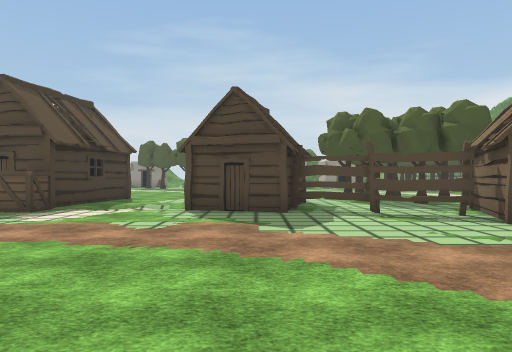
[1] (above)

24 first-person views from a walk through a Unity game level. The camera is 1.5 m above the floor, looks level and sees 70° across. The floor is counted in squares, 2 m on a side. Each view is taken from the middle of a square. On the plan, view 1 faces up. The plan holds only what a view shows up to about 11 squares ahead; the rest is blank. The place goes on beyond the plan. Some animated figures are not drawn. Some surface patterns are stand-ins.

[2]
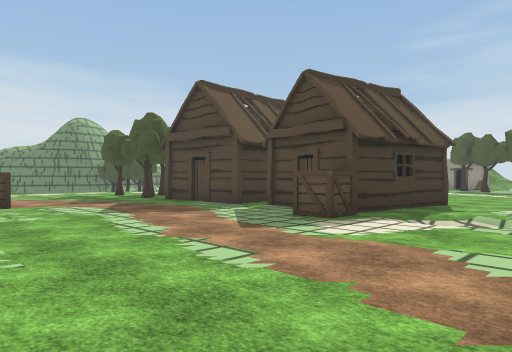

[3]
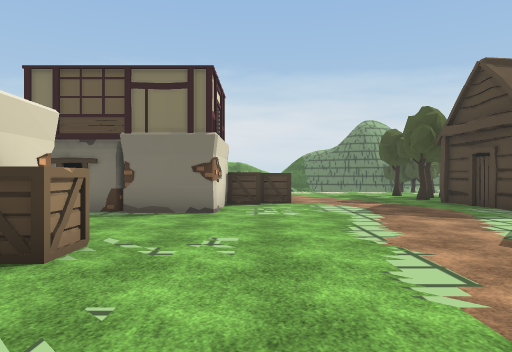

[4]
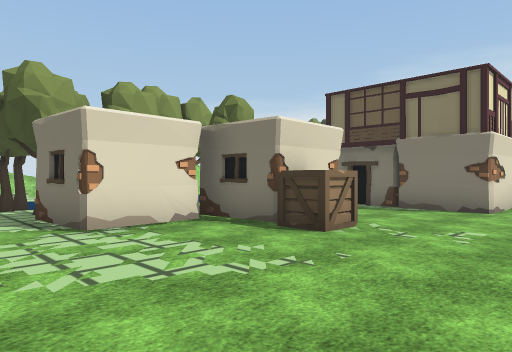

[5]
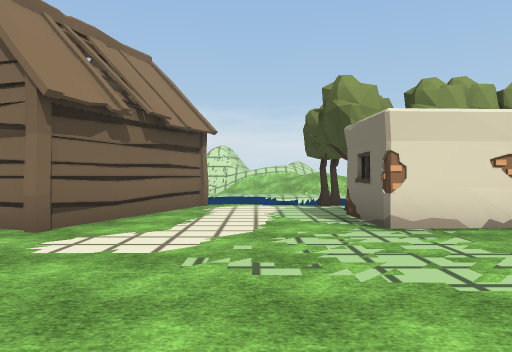

[6]
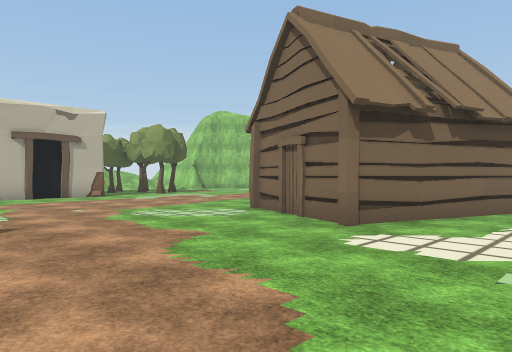

[7]
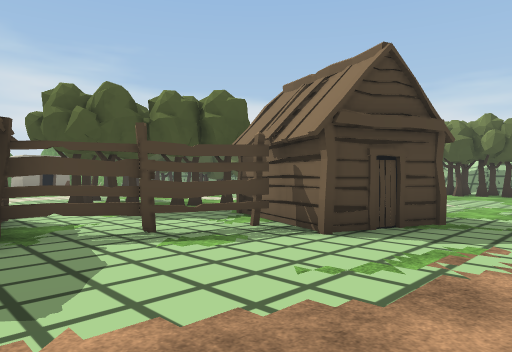

[8]
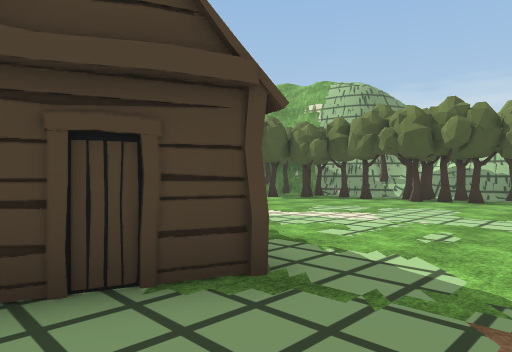

[9]
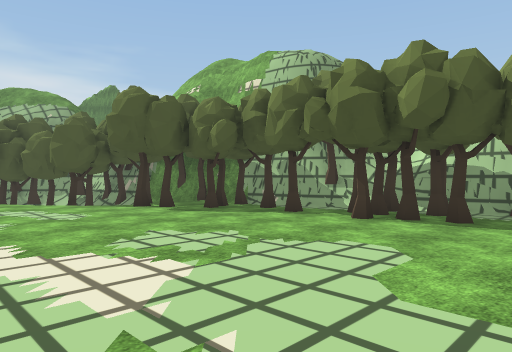

[10]
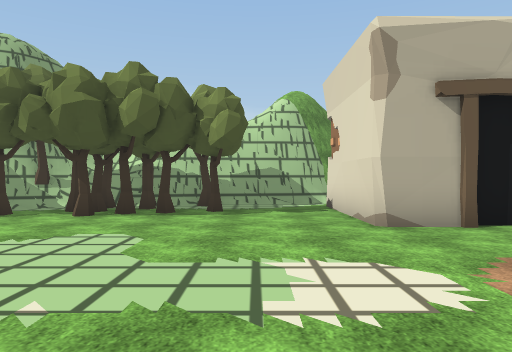

[11]
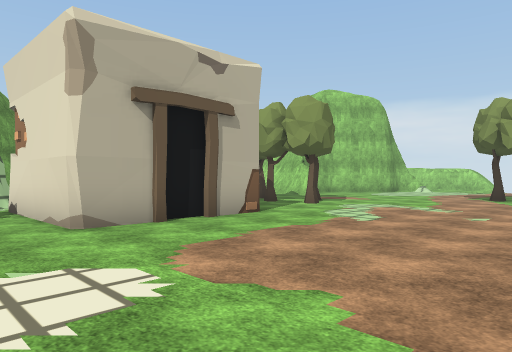

[12]
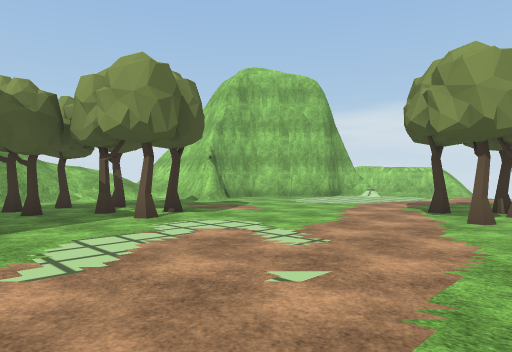

[13]
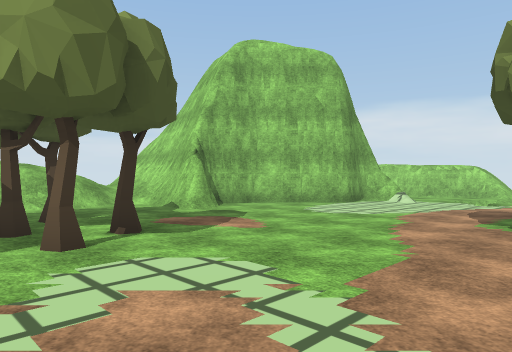

[14]
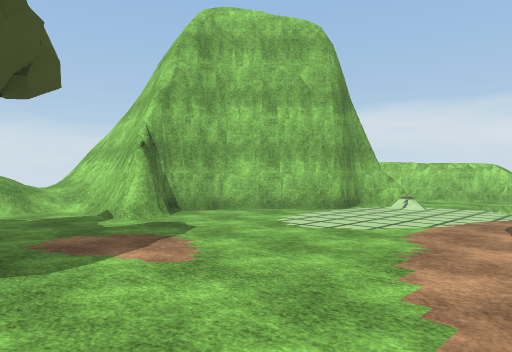

[15]
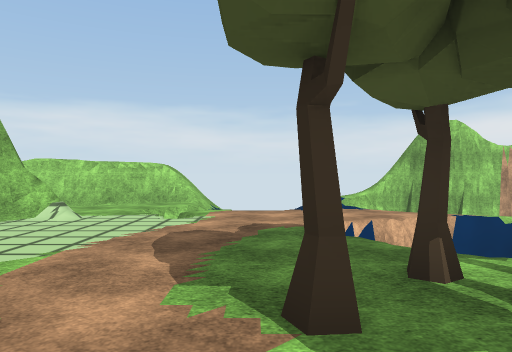

[16]
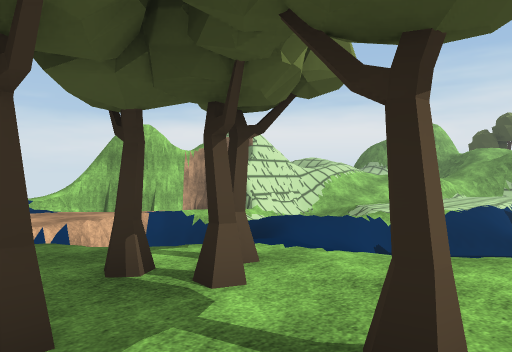

[17]
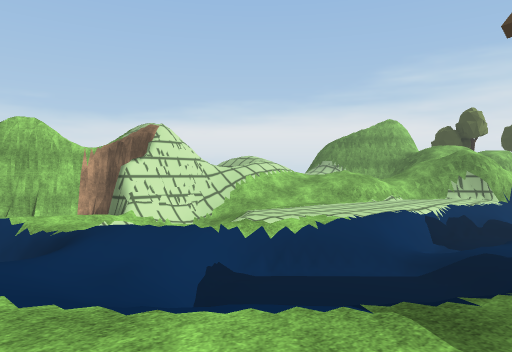

[18]
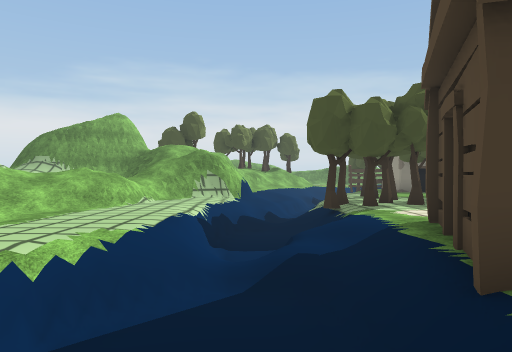

[19]
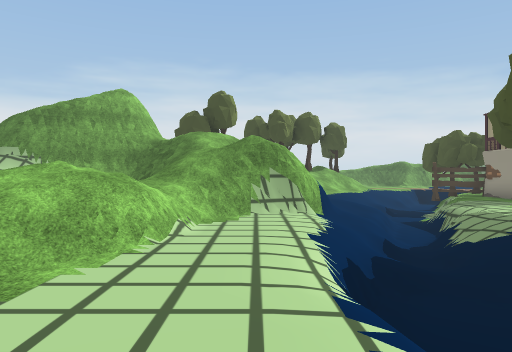

[20]
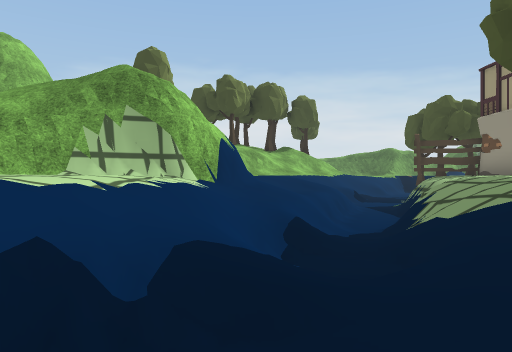

[21]
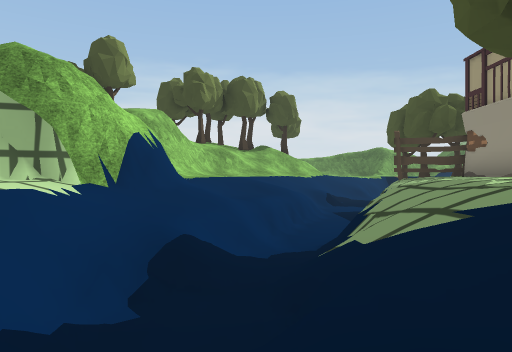

[22]
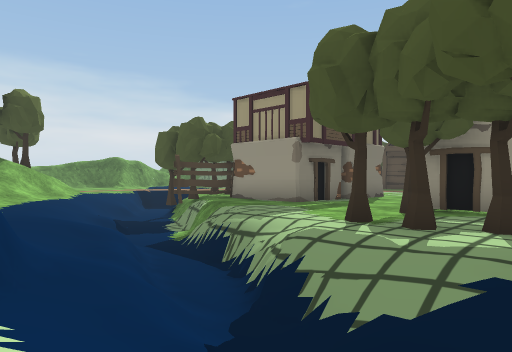

[23]
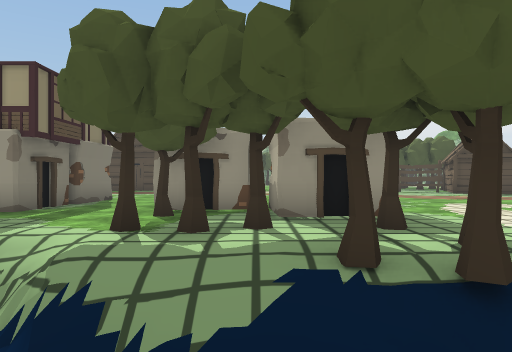

[24]
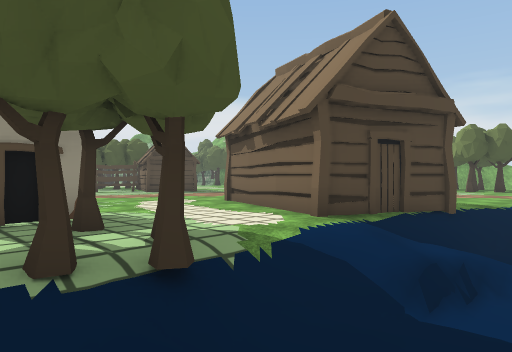

### Floor plan
Key: @ floor where view 1 was taken; # wall or solid block; . main floor; - floor 0.25 m lower than the main floor; _ floor 1.25 m lower than the main floor; < floor 1.5 m lower than the main floor; / step, stairs or slope; = window, fence, low wall or low ledge; v drop or lower ground; T tree; H hut; C crate; F fence; O other object.
Columns run from 12 left of view 1 to 22 right of it. Each row starts with its distance up from view 1.
 15               ..         TO
 14         ..    ...      .. TT
 13         ..      OO.    ..T..T
 12       HH..     T....  ....T.##
 11        H...   .TT.T.  ....TTT#
 10    H   H../  H...T.   .....T###
  9  HHH.HHH// H H....T   .....T ##
  8 .......C./.HH.F..HH  .......TT#
  7 ...............FFH  .......TTT#
  6 ................H.H.........T##
  5 ..................H.........TT#v
  4 .C............................#v
  3  C............................##
  2  ###......................####.#
  1    #...CC.................#
  0    #.. #....@.............#
 -1  ###..#####....#..........#
 -2 F#....T..##....####..........
 -3 F=.......##....#   .........TT..#
 -4 <==/..TTT.T...##    ......T.TT..#
 -5 ///vvv...TT...###    ......T.T..//
 -6 /////<_//TT/////#..............///
 -7 .///////////////=//............///
 -8 ..////////<<<//<<<//..T......###///
 -9 ##/  ##///==v=//<<//.T.T......#####
-10  =   /#=./...../=///..T.......#
-11    ////////....///// -.......##
-12    /////////////  /   /.....##
-13   //=    //////////#v=......#
-14  ####     /////##///..../=.##
-15    ##        /###   ../=/=..
-16     #/        ##     /   ///##
-17     #/         # // //  ///##
-18                 ####/   /###

Positions as (right, up) in squares from view 1, and headings:
1: (0, 0), facing up
2: (-1, 2), facing up-left
3: (-1, 3), facing left
4: (0, 4), facing down-left
5: (0, 4), facing down
6: (0, 4), facing down-right
7: (0, 3), facing up-right
8: (4, 3), facing up-right
9: (9, 4), facing up-right
10: (8, 4), facing right
11: (8, 4), facing down-right
12: (8, -1), facing down-right
13: (10, -3), facing down-right
14: (11, -5), facing down-right
15: (11, -7), facing down
16: (11, -7), facing down-left
17: (8, -6), facing down-left
18: (7, -8), facing left
19: (2, -10), facing left
20: (-1, -8), facing left
21: (-2, -7), facing left
22: (-3, -9), facing up-left
23: (-4, -9), facing up
24: (-4, -9), facing up-right
